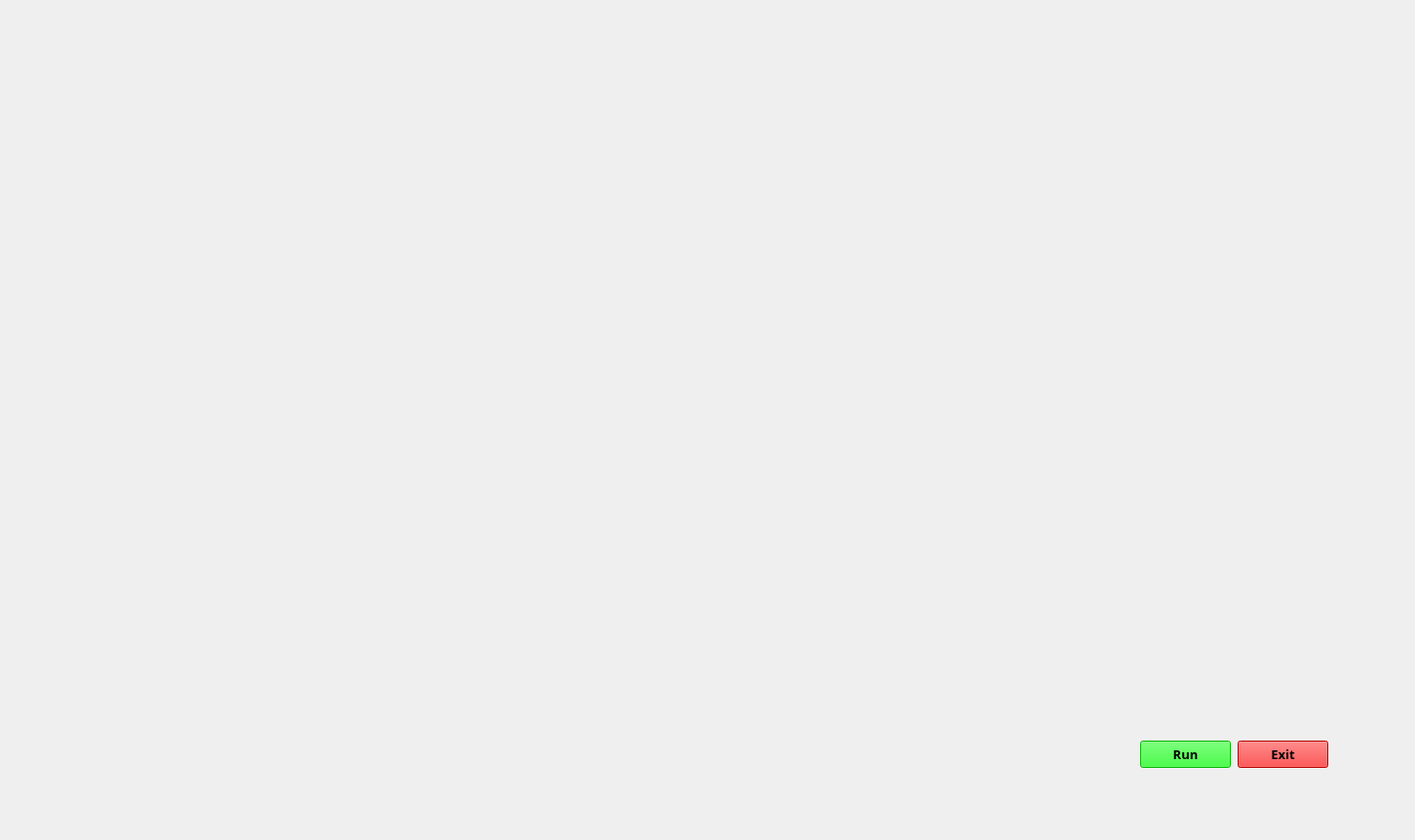
<?xml version="1.0" encoding="UTF-8"?>
<ui version="4.0">
 <class>MainWindow</class>
 <widget class="QMainWindow" name="MainWindow">
  <property name="geometry">
   <rect>
    <x>0</x>
    <y>0</y>
    <width>1452</width>
    <height>862</height>
   </rect>
  </property>
  <property name="windowTitle">
   <string>MainWindow</string>
  </property>
  <widget class="QWidget" name="centralwidget">
   <widget class="QLabel" name="ArtificialintelligenceUi">
    <property name="geometry">
     <rect>
      <x>-110</x>
      <y>-130</y>
      <width>1711</width>
      <height>1081</height>
     </rect>
    </property>
    <property name="text">
     <string/>
    </property>
    <property name="pixmap">
     <pixmap>../Pixel/Gifs/23.jpg</pixmap>
    </property>
    <property name="scaledContents">
     <bool>true</bool>
    </property>
   </widget>
   <widget class="QLabel" name="label_2">
    <property name="geometry">
     <rect>
      <x>534</x>
      <y>540</y>
      <width>411</width>
      <height>291</height>
     </rect>
    </property>
    <property name="text">
     <string/>
    </property>
    <property name="pixmap">
     <pixmap>../Pixel/Gifs/1.gif</pixmap>
    </property>
    <property name="scaledContents">
     <bool>true</bool>
    </property>
   </widget>
   <widget class="QLabel" name="label_3">
    <property name="geometry">
     <rect>
      <x>504</x>
      <y>119</y>
      <width>421</width>
      <height>451</height>
     </rect>
    </property>
    <property name="text">
     <string/>
    </property>
    <property name="pixmap">
     <pixmap>../Pixel/Gifs/crop6.gif</pixmap>
    </property>
    <property name="scaledContents">
     <bool>true</bool>
    </property>
   </widget>
   <widget class="QLabel" name="label_4">
    <property name="geometry">
     <rect>
      <x>0</x>
      <y>0</y>
      <width>401</width>
      <height>101</height>
     </rect>
    </property>
    <property name="text">
     <string/>
    </property>
    <property name="pixmap">
     <pixmap>../Pixel/Gifs/20.gif</pixmap>
    </property>
    <property name="scaledContents">
     <bool>false</bool>
    </property>
   </widget>
   <widget class="QLabel" name="label_5">
    <property name="geometry">
     <rect>
      <x>1140</x>
      <y>250</y>
      <width>301</width>
      <height>231</height>
     </rect>
    </property>
    <property name="text">
     <string/>
    </property>
    <property name="pixmap">
     <pixmap>../Pixel/Gifs/14.gif</pixmap>
    </property>
    <property name="scaledContents">
     <bool>false</bool>
    </property>
   </widget>
   <widget class="QLabel" name="label_6">
    <property name="geometry">
     <rect>
      <x>60</x>
      <y>560</y>
      <width>211</width>
      <height>51</height>
     </rect>
    </property>
    <property name="text">
     <string/>
    </property>
    <property name="pixmap">
     <pixmap>../Pixel/Gifs/11.gif</pixmap>
    </property>
   </widget>
   <widget class="QLabel" name="label_7">
    <property name="geometry">
     <rect>
      <x>1130</x>
      <y>530</y>
      <width>311</width>
      <height>71</height>
     </rect>
    </property>
    <property name="text">
     <string/>
    </property>
    <property name="pixmap">
     <pixmap>../Pixel/Gifs/12.gif</pixmap>
    </property>
    <property name="scaledContents">
     <bool>false</bool>
    </property>
   </widget>
   <widget class="QLabel" name="label_8">
    <property name="geometry">
     <rect>
      <x>10</x>
      <y>670</y>
      <width>461</width>
      <height>41</height>
     </rect>
    </property>
    <property name="text">
     <string/>
    </property>
    <property name="pixmap">
     <pixmap>../Pixel/Gifs/4.gif</pixmap>
    </property>
    <property name="scaledContents">
     <bool>false</bool>
    </property>
   </widget>
   <widget class="QLabel" name="label_9">
    <property name="geometry">
     <rect>
      <x>970</x>
      <y>670</y>
      <width>481</width>
      <height>41</height>
     </rect>
    </property>
    <property name="text">
     <string/>
    </property>
    <property name="pixmap">
     <pixmap>../Pixel/Gifs/4.gif</pixmap>
    </property>
    <property name="scaledContents">
     <bool>false</bool>
    </property>
   </widget>
   <widget class="QLabel" name="label_10">
    <property name="geometry">
     <rect>
      <x>1090</x>
      <y>5</y>
      <width>361</width>
      <height>221</height>
     </rect>
    </property>
    <property name="text">
     <string/>
    </property>
    <property name="pixmap">
     <pixmap>../Pixel/Gifs/10.gif</pixmap>
    </property>
    <property name="scaledContents">
     <bool>true</bool>
    </property>
   </widget>
   <widget class="QLabel" name="label_11">
    <property name="geometry">
     <rect>
      <x>10</x>
      <y>360</y>
      <width>331</width>
      <height>181</height>
     </rect>
    </property>
    <property name="text">
     <string/>
    </property>
    <property name="pixmap">
     <pixmap>../Pixel/Gifs/7.gif</pixmap>
    </property>
    <property name="scaledContents">
     <bool>true</bool>
    </property>
   </widget>
   <widget class="QLabel" name="label_12">
    <property name="geometry">
     <rect>
      <x>4</x>
      <y>145</y>
      <width>481</width>
      <height>181</height>
     </rect>
    </property>
    <property name="text">
     <string/>
    </property>
    <property name="pixmap">
     <pixmap>../Pixel/Gifs/crop25.gif</pixmap>
    </property>
    <property name="scaledContents">
     <bool>true</bool>
    </property>
   </widget>
   <widget class="QPushButton" name="pushButton">
    <property name="geometry">
     <rect>
      <x>1170</x>
      <y>760</y>
      <width>93</width>
      <height>28</height>
     </rect>
    </property>
    <property name="font">
     <font>
      <family>Segoe Print</family>
      <pointsize>10</pointsize>
      <weight>75</weight>
      <bold>true</bold>
     </font>
    </property>
    <property name="styleSheet">
     <string notr="true">background-color: rgb(0, 255, 0);</string>
    </property>
    <property name="text">
     <string>Run</string>
    </property>
   </widget>
   <widget class="QPushButton" name="pushButton_2">
    <property name="geometry">
     <rect>
      <x>1270</x>
      <y>760</y>
      <width>93</width>
      <height>28</height>
     </rect>
    </property>
    <property name="font">
     <font>
      <family>Segoe Print</family>
      <pointsize>10</pointsize>
      <weight>75</weight>
      <bold>true</bold>
     </font>
    </property>
    <property name="styleSheet">
     <string notr="true">background-color: rgb(255, 0, 0);</string>
    </property>
    <property name="text">
     <string>Exit</string>
    </property>
   </widget>
   <widget class="QLabel" name="label_13">
    <property name="geometry">
     <rect>
      <x>560</x>
      <y>10</y>
      <width>321</width>
      <height>91</height>
     </rect>
    </property>
    <property name="text">
     <string/>
    </property>
    <property name="pixmap">
     <pixmap>../Pixel/Gifs/26.gif</pixmap>
    </property>
    <property name="scaledContents">
     <bool>true</bool>
    </property>
   </widget>
   <widget class="QTextBrowser" name="textBrowser">
    <property name="geometry">
     <rect>
      <x>630</x>
      <y>50</y>
      <width>301</width>
      <height>71</height>
     </rect>
    </property>
    <property name="font">
     <font>
      <pointsize>10</pointsize>
      <weight>75</weight>
      <bold>true</bold>
     </font>
    </property>
    <property name="styleSheet">
     <string notr="true">background:transparent;
border-radius:none;</string>
    </property>
   </widget>
  </widget>
 </widget>
 <resources/>
 <connections/>
</ui>
